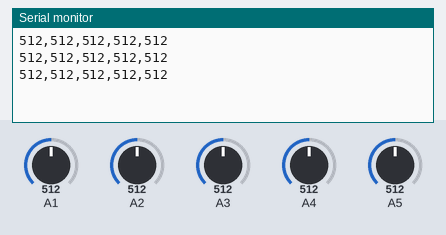
The sketch below on a simulated Arduino Uno, built with avr-gcc and run on an emulated ATmega328P. Parts: the last lines printed to the serial monitor. Inputs (shaded band) come from the test bench; at power-on: A1 = 512, A2 = 512, A3 = 512, A4 = 512, A5 = 512.

Above: at 1.3 s.
1.4 s: A1 set to 716
At 1.9 s:
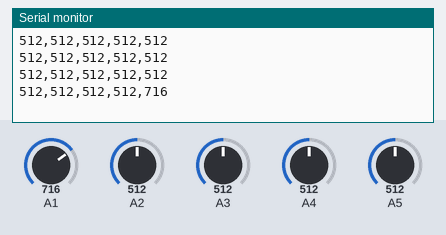
2.9 s: A2 set to 716
At 3.4 s:
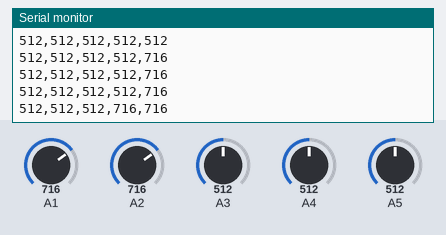
4.4 s: A3 set to 716
At 4.9 s:
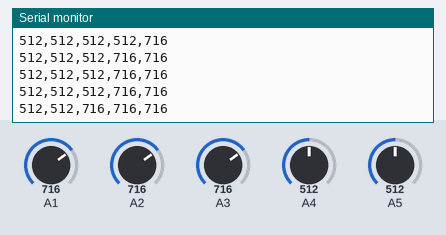
5.9 s: A4 set to 716
At 6.4 s:
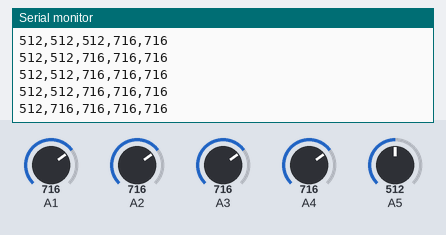
7.4 s: A5 set to 716
At 7.9 s:
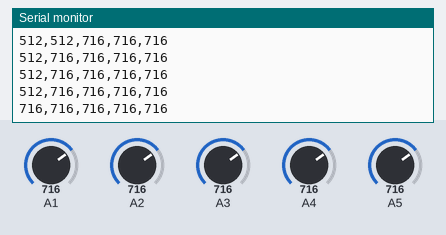
8.9 s: A1 set to 992
At 9.4 s:
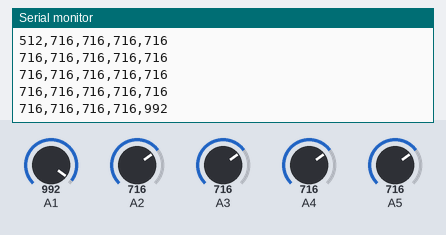
Timing chart, 0 to 11.4 s (numbered marks = the images above; inputs shaded):
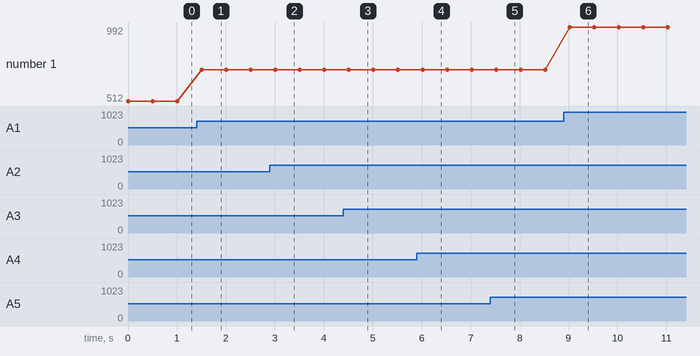

Measured:
- after the input at 1.4 s, the serial monitor: prints a new line after 0.10 s (image 1)
- after the input at 2.9 s, the serial monitor: prints a new line after 0.11 s (image 2)
- after the input at 4.4 s, the serial monitor: prints a new line after 0.11 s (image 3)
- after the input at 5.9 s, the serial monitor: prints a new line after 0.12 s (image 4)
- after the input at 7.4 s, the serial monitor: prints a new line after 0.12 s (image 5)
- after the input at 8.9 s, the serial monitor: prints a new line after 0.13 s (image 6)
- plotted number 1: 512 → 716 after the input at 1.4 s, 716 → 992 after the input at 8.9 s

The sketch:

sensor_array_test.ino
```cpp
void setup(){
  Serial.begin(9600);
}

void loop(){

  Serial.print(analogRead(A5));
    Serial.print(",");
  Serial.print(analogRead(A4));
    Serial.print(",");
  Serial.print(analogRead(A3));
    Serial.print(",");
  Serial.print(analogRead(A2));
    Serial.print(",");
  Serial.print(analogRead(A1));
  Serial.print("\n");
  delay(500);
}
```
